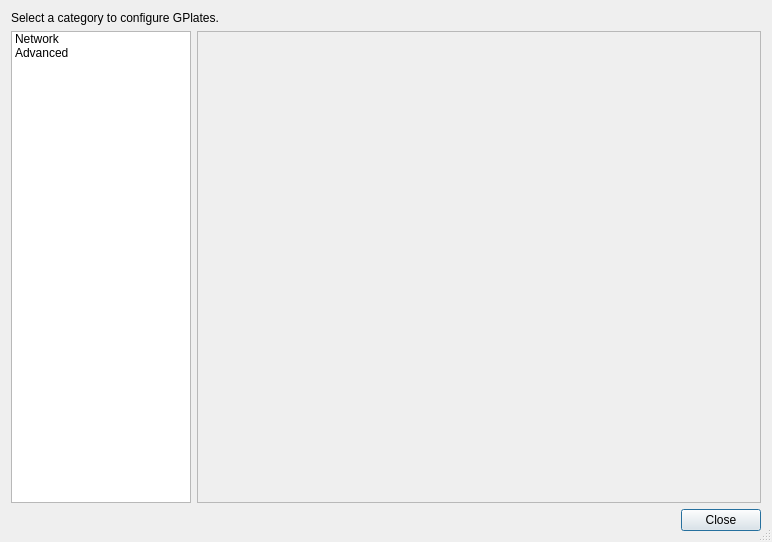
<?xml version="1.0" encoding="UTF-8"?>
<ui version="4.0">
 <class>PreferencesDialog</class>
 <widget class="QDialog" name="PreferencesDialog">
  <property name="geometry">
   <rect>
    <x>0</x>
    <y>0</y>
    <width>772</width>
    <height>542</height>
   </rect>
  </property>
  <property name="windowTitle">
   <string>Dialog</string>
  </property>
  <property name="windowIcon">
   <iconset resource="../qt-resources/qt_widgets.qrc">
    <normaloff>:/gnome_preferences_desktop_16.png</normaloff>:/gnome_preferences_desktop_16.png</iconset>
  </property>
  <property name="sizeGripEnabled">
   <bool>true</bool>
  </property>
  <property name="modal">
   <bool>true</bool>
  </property>
  <layout class="QVBoxLayout" name="verticalLayout">
   <item>
    <widget class="QLabel" name="label_help">
     <property name="text">
      <string>Select a category to configure GPlates.</string>
     </property>
    </widget>
   </item>
   <item>
    <layout class="QHBoxLayout" name="horizontalLayout">
     <item>
      <widget class="QListWidget" name="list_categories">
       <property name="sizePolicy">
        <sizepolicy hsizetype="Preferred" vsizetype="Expanding">
         <horstretch>0</horstretch>
         <verstretch>0</verstretch>
        </sizepolicy>
       </property>
       <property name="maximumSize">
        <size>
         <width>180</width>
         <height>16777215</height>
        </size>
       </property>
       <property name="styleSheet">
        <string notr="true">QListWidget::item { padding: 0.5em; }</string>
       </property>
       <item>
        <property name="text">
         <string>Network</string>
        </property>
       </item>
       <item>
        <property name="text">
         <string>Advanced</string>
        </property>
        <property name="flags">
         <set>ItemIsSelectable|ItemIsUserCheckable|ItemIsEnabled</set>
        </property>
       </item>
      </widget>
     </item>
     <item>
      <widget class="QStackedWidget" name="stack_settings_ui">
       <property name="sizePolicy">
        <sizepolicy hsizetype="Expanding" vsizetype="Expanding">
         <horstretch>0</horstretch>
         <verstretch>0</verstretch>
        </sizepolicy>
       </property>
       <property name="frameShape">
        <enum>QFrame::StyledPanel</enum>
       </property>
       <widget class="QWidget" name="page"/>
       <widget class="QWidget" name="page_2"/>
      </widget>
     </item>
    </layout>
   </item>
   <item>
    <widget class="QDialogButtonBox" name="buttonbox">
     <property name="orientation">
      <enum>Qt::Horizontal</enum>
     </property>
     <property name="standardButtons">
      <set>QDialogButtonBox::Close</set>
     </property>
    </widget>
   </item>
  </layout>
 </widget>
 <resources>
  <include location="../qt-resources/qt_widgets.qrc"/>
 </resources>
 <connections>
  <connection>
   <sender>buttonbox</sender>
   <signal>accepted()</signal>
   <receiver>PreferencesDialog</receiver>
   <slot>accept()</slot>
   <hints>
    <hint type="sourcelabel">
     <x>248</x>
     <y>254</y>
    </hint>
    <hint type="destinationlabel">
     <x>157</x>
     <y>274</y>
    </hint>
   </hints>
  </connection>
  <connection>
   <sender>buttonbox</sender>
   <signal>rejected()</signal>
   <receiver>PreferencesDialog</receiver>
   <slot>reject()</slot>
   <hints>
    <hint type="sourcelabel">
     <x>316</x>
     <y>260</y>
    </hint>
    <hint type="destinationlabel">
     <x>286</x>
     <y>274</y>
    </hint>
   </hints>
  </connection>
 </connections>
</ui>
